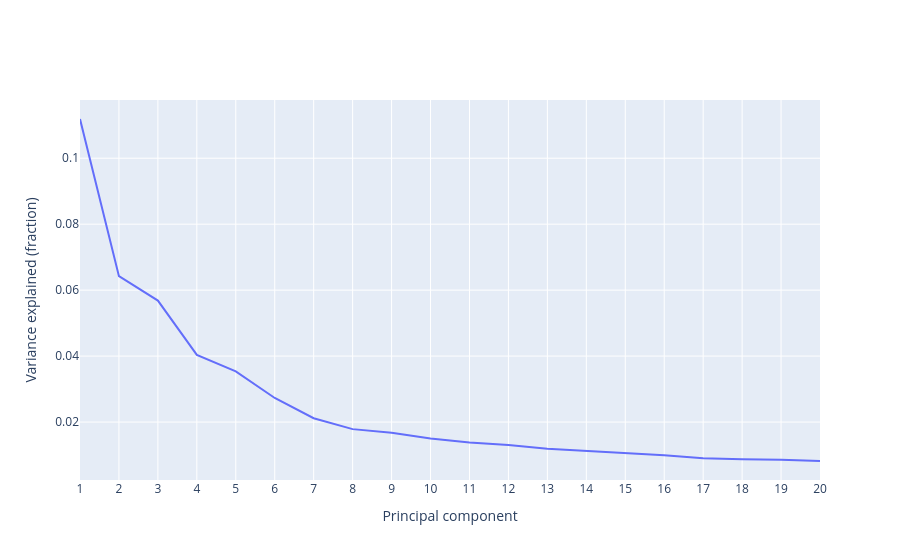

Notebook source saved alongside this figure:
### Code cell
# Create a numpy array from 1 up to the length of the fracs vector
x = np.arange(1, len(fracs) + 1)

# Put the fracs into a numpy array
y = np.array(fracs)

# Plotting the variance explained by each principal component
fig = go.Figure(data = go.Scatter(x = x, y = y))
fig.update_layout(xaxis_title = 'Principal component', 
                  yaxis_title = 'Variance explained (fraction)', 
                  xaxis = dict(dtick = 1.0)) 
fig.show()

### Figure 1 — Plotly figure (JSON) as saved in the notebook; plotly's stock layout.template omitted (floating-point values rounded to 4 significant figures)
{"data": [{"type": "scatter", "x": [1, 2, 3, 4, 5, 6, 7, 8, 9, 10, 11, 12, 13, 14, 15, 16, 17, 18, 19, 20], "y": [0.1119, 0.06423, 0.05683, 0.04038, 0.03535, 0.02729, 0.02116, 0.01785, 0.01675, 0.015, 0.01382, 0.01306, 0.01189, 0.01127, 0.01076, 0.00996, 0.00903, 0.008685, 0.00858, 0.008187]}], "layout": {"xaxis": {"dtick": 1, "title": {"text": "Principal component"}}, "yaxis": {"title": {"text": "Variance explained (fraction)"}}}}
